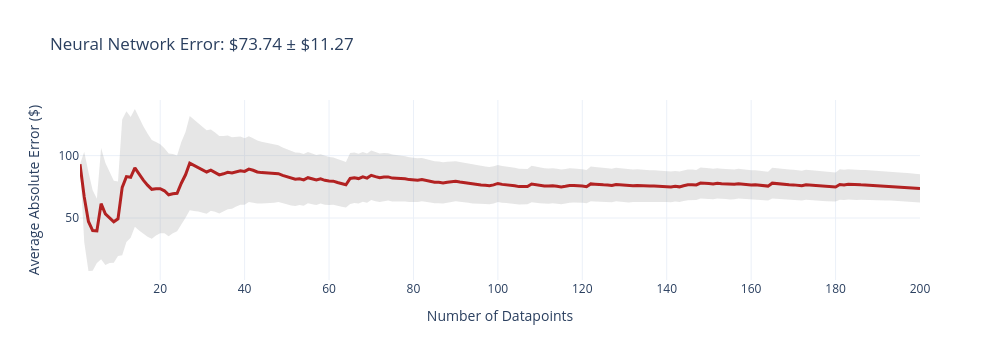
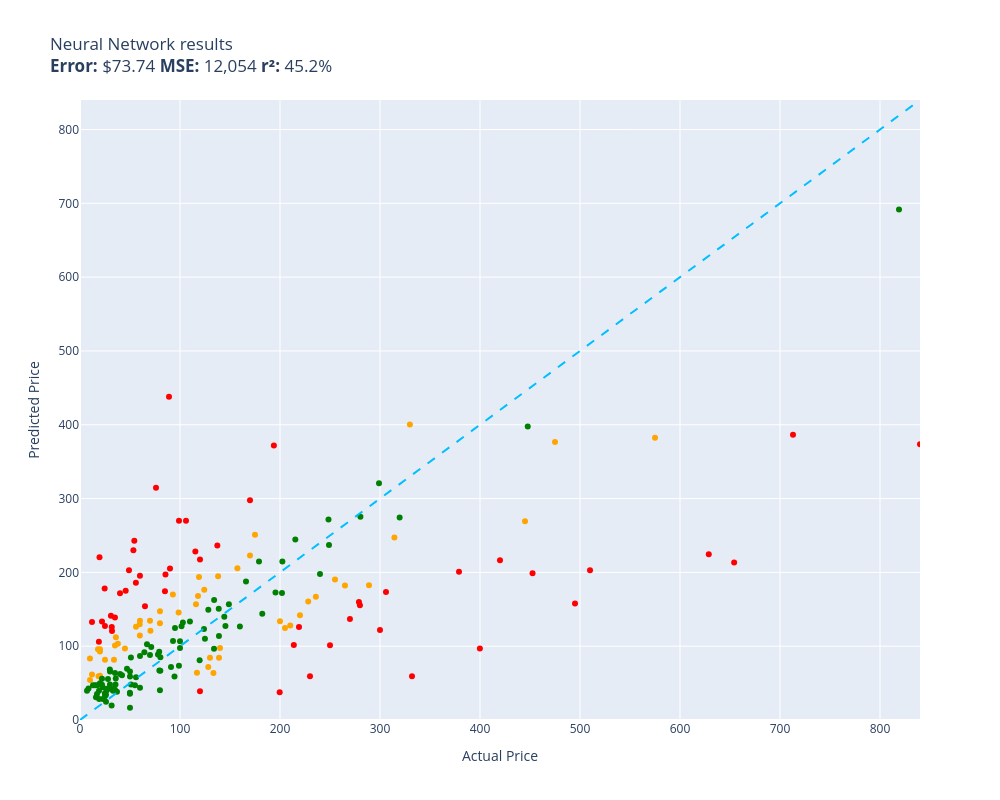

Notebook cell for these charts, in order:
### Code cell
evaluate(neural_network, test)

### Figure 1 — Plotly figure (JSON) as saved in the notebook; plotly's stock layout.template omitted (floating-point values rounded to 4 significant figures; data arrays with more than 128 entries replaced by an {"elided": "..."} marker saying what was removed)
{"data": [{"fill": "toself", "fillcolor": "rgba(128,128,128,0.2)", "hoverinfo": "skip", "line": {"color": "rgba(255,255,255,0)"}, "name": "95% CI", "showlegend": false, "type": "scatter", "x": {"elided": "400 int values"}, "y": {"elided": "400 float values"}}, {"customdata": {"elided": "200x1 float values"}, "hovertemplate": "n=%{x}<br>Avg Error=$%{y:,.2f}<br>±95% CI=$%{customdata[0]:,.2f}<extra></extra>", "line": {"color": "firebrick", "width": 3}, "mode": "lines", "name": "Cumulative Avg Error", "type": "scatter", "x": {"elided": "200 int values"}, "y": {"elided": "200 float values"}}], "layout": {"height": 360, "showlegend": false, "title": {"text": "Neural Network Error: $73.74 ± $11.27"}, "width": 1000, "xaxis": {"title": {"text": "Number of Datapoints"}}, "yaxis": {"title": {"text": "Average Absolute Error ($)"}}}}

### Figure 2 — Plotly figure (JSON) as saved in the notebook; plotly's stock layout.template omitted (floating-point values rounded to 4 significant figures)
{"data": [{"customdata": [["Old Blood Noise Excess V2 Distortion Cho...\nGuess=$125.93 Actual=$219.00"], ["RBC12-UPC Replacement Battery Cartridge ...\nGuess=$59.38 Actual=$229.99"], ["Bam France 2002XL Contoured Hightech Bla...\nGuess=$386.32 Actual=$713.00"], ["Metabo HPT 36V MultiVolt™ Cordless Rotar...\nGuess=$200.75 Actual=$379.00"], ["Innovative Percussion CB-6 Chamois Bass ...\nGuess=$242.81 Actual=$54.32"], ["HK SYSTEMS 13\" Heavy Duty Black \"Push\" O...\nGuess=$174.42 Actual=$84.95"], ["Bam Trekking 3027SB Single Black Clarine...\nGuess=$59.42 Actual=$332.00"], ["DEWALT 20V MAX* XR Impact Driver with Bl...\nGuess=$198.94 Actual=$452.53"], ["Mini PC, Kinupute Desktop Computer E3-12...\nGuess=$157.82 Actual=$495.00"], ["Deco Mount Pro Tripod Microphone Stand w...\nGuess=$195.43 Actual=$59.95"], ["Scranton & Co 3 Drawer Mobile File Cabin...\nGuess=$228.25 Actual=$115.35"], ["Task T24287 Roman Ogee Router Bit with 1...\nGuess=$185.90 Actual=$55.88"], ["Travelpro Platinum Elite Slim Business L...\nGuess=$101.73 Actual=$213.83"], ["JRready ST6313 DT Deutsch Connector Kit,...\nGuess=$37.69 Actual=$199.68"], ["Baseball Backpacks Large 18 Inch Bookbag...\nGuess=$125.99 Actual=$31.77"], ["Projector, CRAZVIEW Projector with WiFi ...\nGuess=$229.85 Actual=$53.40"], ["MC: Pindicator (Dual Intensity Amber)\nGuess=$171.81 Actual=$40.00"], ["Poison Spyder 10-08-020 Rocker Knocker\nGuess=$224.56 Actual=$628.76"], ["DIMARZIO 204284 DP 163FBK Blues Bucker G...\nGuess=$205.19 Actual=$89.99"], ["BESTILL Wall Mounted Shower Faucet Set, ...\nGuess=$314.59 Actual=$76.00"], ["Trail Gear Twin Stick Kit for Top Shift ...\nGuess=$155.56 Actual=$279.92"], ["Engine Thermostat, Replace 19301-PAA-306...\nGuess=$106.12 Actual=$18.89"], ["Pidoko Kids Train Table, Grey with 90 Pc...\nGuess=$38.97 Actual=$119.97"], ["Satco S9596, 4 Count (Pack of 1), 4.18\nGuess=$132.66 Actual=$12.00"], ["Kingston Brass KS269SN Kingston Clawfoot...\nGuess=$173.59 Actual=$305.99"], ["EMART Photography C Stand with Boom Arm,...\nGuess=$217.52 Actual=$119.99"], ["KOHLER K-1185540-CP Assembly-Slider\nGuess=$175.06 Actual=$45.67"], ["Aeromotive 13304 Regulator, X1 Adjustabl...\nGuess=$136.68 Actual=$269.95"], ["Royal Designs, Inc. Decorative Abundant ...\nGuess=$127.21 Actual=$24.95"], ["Canon Sure Shot 90u 35mm Date Camera\nGuess=$96.73 Actual=$399.89"], ["Wilkinson LOW GAUSS Vintage Tone Strat S...\nGuess=$141.36 Actual=$30.93"], ["Ibanez M510OVS Acoustic Mandolin in Vint...\nGuess=$297.65 Actual=$169.99"], ["Berta (6 Pieces) 1-1/4 inch Overlay, 90 ...\nGuess=$178.08 Actual=$24.66"], ["CradlePoint Compact Broadband Router (CB...\nGuess=$438.04 Actual=$89.00"], ["Auertech Portable Washing Machine, 14lbs...\nGuess=$269.97 Actual=$98.99"], ["Evan Fischer Radiator Cooling Fan Assemb...\nGuess=$236.28 Actual=$137.34"], ["ECCPP Power Steering Pump for 2009-2010 ...\nGuess=$197.27 Actual=$85.48"], ["UPR Mach 1 Chin Spoiler Fits 94-98 Musta...\nGuess=$154.00 Actual=$64.99"], ["Music Hall pa15.3 MM/MC Phono Preamplifi...\nGuess=$101.37 Actual=$250.00"], ["Lorell Bell Chair Glide, 2.5\", Black\nGuess=$220.51 Actual=$19.50"], ["4 Inches Rolled Muffler Tip Catback Exha...\nGuess=$372.01 Actual=$193.88"], ["CTLAMP XL-2100 Professional Quality XL-2...\nGuess=$120.69 Actual=$32.00"], ["Competition Clutch Disc and Pressure Pla...\nGuess=$202.78 Actual=$510.00"], ["KUNFINE Android Radio CarPlay & Android ...\nGuess=$269.83 Actual=$106.00"], ["VIPMOTOZ Sequential Turn Signal Premium ...\nGuess=$159.81 Actual=$278.94"], ["A-Premium Front Suspension Steering Knuc...\nGuess=$202.96 Actual=$48.99"], ["Dell XPS 13 9343-2727SLV 13.3\" Full HD S...\nGuess=$373.46 Actual=$839.99"], ["Pacific Drums PDCM1618TTRB 16 x 18 Inche...\nGuess=$216.26 Actual=$419.99"], ["Empava 24\" Single Wall Ovens 10 Cooking ...\nGuess=$213.46 Actual=$654.14"], ["HP Laserjet 2100 Laser Printer W/Test Pr...\nGuess=$121.87 Actual=$299.98"], ["VTech Strum and Jam Kidi Musical Guitar ...\nGuess=$133.43 Actual=$21.99"], ["Jada Toys Ryan's World Combo Panda Airli...\nGuess=$138.79 Actual=$34.94"]], "hovertemplate": "%{customdata[0]}<extra></extra>", "legendgroup": "red", "marker": {"color": "red", "size": 6, "symbol": "circle"}, "mode": "markers", "name": "red", "orientation": "v", "showlegend": true, "type": "scatter", "x": [219.0, 230.0, 713.0, 379.0, 54.32, 84.95, 332.0, 452.5, 495.0, 59.95, 115.3, 55.88, 213.8, 199.7, 31.77, 53.4, 40.0, 628.8, 89.99, 76.0, 279.9, 18.89, 120.0, 12.0, 306.0, 120.0, 45.67, 269.9, 24.95, 399.9, 30.93, 170.0, 24.66, 89.0, 98.99, 137.3, 85.48, 64.99, 250.0, 19.5, 193.9, 32.0, 510.0, 106.0, 278.9, 48.99, 840.0, 420.0, 654.1, 300.0, 21.99, 34.94], "xaxis": "x", "y": [125.9, 59.38, 386.3, 200.7, 242.8, 174.4, 59.42, 198.9, 157.8, 195.4, 228.3, 185.9, 101.7, 37.69, 126.0, 229.8, 171.8, 224.6, 205.2, 314.6, 155.6, 106.1, 38.97, 132.7, 173.6, 217.5, 175.1, 136.7, 127.2, 96.73, 141.4, 297.6, 178.1, 438.0, 270.0, 236.3, 197.3, 154.0, 101.4, 220.5, 372.0, 120.7, 202.8, 269.8, 159.8, 203.0, 373.5, 216.3, 213.5, 121.9, 133.4, 138.8], "yaxis": "y"}, {"customdata": [["telpo Headlight Assembly Fit For 15 Camr...\nGuess=$156.83 Actual=$115.99"], ["Pump Head TBVECHI 175PSI 4KW 5.5HP 21CFM...\nGuess=$400.50 Actual=$329.90"], ["46mm Digital Pro High-Resolution Close-U...\nGuess=$95.97 Actual=$19.99"], ["APS iBoard 6-inch Aluminum (Black Powder...\nGuess=$127.86 Actual=$210.23"], ["PEMP E65 E66 CDC Simulate Optical Fiber ...\nGuess=$193.57 Actual=$119.00"], ["SKB iSeries 3i-13096-6KP Case for BlackM...\nGuess=$251.15 Actual=$174.99"], ["June Garden 12\" Sweet Dolly Charlotte - ...\nGuess=$60.11 Actual=$19.99"], ["Aolemi Oil Rubbed Bronze Single Function...\nGuess=$145.51 Actual=$98.65"], ["Evergreen HSHB2005 Cylinder Head Gasket ...\nGuess=$129.72 Actual=$59.69"], ["Southwire 120V/15A Right Angle User Atta...\nGuess=$103.39 Actual=$37.87"], ["15\" Locking Shower Head Extension Arm in...\nGuess=$131.14 Actual=$79.95"], ["Tidal Front + Rear Fender Flares 4PC Poc...\nGuess=$190.20 Actual=$254.99"], ["Dakota Alert MURS Alert Probe Sensor - M...\nGuess=$141.83 Actual=$219.99"], ["DALDED LED Light Kit for Lego Sonic Gree...\nGuess=$81.57 Actual=$24.99"], ["152MM Hole Saws M42 Bi-Metal High Speed ...\nGuess=$95.72 Actual=$17.99"], ["3D Tree Hole Branches 075 Stair Risers D...\nGuess=$84.19 Actual=$129.99"], ["KOHLER 18865-CP Filtered Water Faucet, P...\nGuess=$376.67 Actual=$475.00"], ["Laisomeke Waterproof Junction Box, Unive...\nGuess=$61.68 Actual=$11.99"], ["Sumerain S1339CM Double Handle Widesprea...\nGuess=$167.04 Actual=$235.86"], ["Lighted Triangle Mirror Cabinet Bathroom...\nGuess=$269.13 Actual=$445.00"], ["Beck/Arnley 0421945 Air Filter\nGuess=$112.01 Actual=$35.87"], ["Dell Optiplex 390 Desktop Computer i3 3....\nGuess=$176.42 Actual=$124.27"], ["IQShield Screen Protector Compatible wit...\nGuess=$83.48 Actual=$9.95"], ["Neporal Full Spectrum Light Bulb, 6000K ...\nGuess=$59.17 Actual=$18.59"], ["LEGO Marvel Avengers War Machine Buster ...\nGuess=$134.61 Actual=$59.95"], ["Pioneer 2AM401-BN Two Handle Kitchen Fau...\nGuess=$160.63 Actual=$228.22"], ["LSSAGOON Backpack for Women Teen Kids Gi...\nGuess=$81.70 Actual=$33.99"], ["Grey Pneumatic 1311SD Impact Socket Set\nGuess=$205.61 Actual=$157.43"], ["Walker Exhaust Ultra EPA 16478 Direct Fi...\nGuess=$382.29 Actual=$574.99"], ["4pc Wheel Spacers Adapters 4\" (2inch Per...\nGuess=$64.04 Actual=$116.95"], ["Urth 62mm UV, Circular Polarizing (CPL),...\nGuess=$84.40 Actual=$139.00"], ["LSI Broadcom SAS 9300-8i 8-port 12Gb/s S...\nGuess=$168.06 Actual=$118.00"], ["AC Compressor & A/C Kit For BMW 335i 335...\nGuess=$247.21 Actual=$314.41"], ["Chalkboard Name Badges with Magnetic Bac...\nGuess=$92.89 Actual=$19.95"], ["Linkloos Solar Street Lights Outdoor Wat...\nGuess=$126.27 Actual=$55.99"], ["Pyle Wireless Rear View Backup Camera - ...\nGuess=$120.76 Actual=$70.45"], ["Universal Power Group 12V 100Ah Sealed L...\nGuess=$133.90 Actual=$199.99"], ["Hp Pavilion P7-1257c Motherboard Aahd3-h...\nGuess=$114.40 Actual=$59.86"], ["SP Air Corporation SP-8102BU 1/4-Inch He...\nGuess=$124.55 Actual=$204.99"], ["Skullcandy Hesh Evo Bluetooth Headphones...\nGuess=$134.34 Actual=$69.99"], ["ROHL WSGUM3018WH Wire Sink Grids, White\nGuess=$71.80 Actual=$128.28"], ["ASUS VY279HE-W 27” 1080P Monitor - White...\nGuess=$194.82 Actual=$138.10"], ["200 ' feet True 14 Gauge AWG CCA Speaker...\nGuess=$96.75 Actual=$44.95"], ["APS iBoard (304 Stainless Steel Polished...\nGuess=$182.16 Actual=$264.95"], ["StonKraft Brass Chess Board Game Set wit...\nGuess=$97.43 Actual=$140.00"], ["Audio Techinca ATW-T1002 System 10 Handh...\nGuess=$182.59 Actual=$289.00"], ["Replacement Remote Control fit for Sony ...\nGuess=$54.14 Actual=$9.99"], ["Blanco 230966 Valea Stainless Steel Sink...\nGuess=$170.06 Actual=$92.88"], ["Targus CityGear Durable Backpack, Black,...\nGuess=$63.51 Actual=$133.43"], ["STICKGOO Peel and Stick Backsplash for K...\nGuess=$100.77 Actual=$34.99"], ["MonMount Triple Monitor Stand Freestandi...\nGuess=$147.35 Actual=$79.99"], ["Xiaomi Redmi 10 2022 NFC 4G LTE (128GB +...\nGuess=$222.93 Actual=$169.99"]], "hovertemplate": "%{customdata[0]}<extra></extra>", "legendgroup": "orange", "marker": {"color": "orange", "size": 6, "symbol": "circle"}, "mode": "markers", "name": "orange", "orientation": "v", "showlegend": true, "type": "scatter", "x": [116.0, 329.9, 19.99, 210.2, 119.0, 175.0, 19.99, 98.65, 59.69, 37.87, 79.95, 255.0, 220.0, 24.99, 17.99, 130.0, 475.0, 11.99, 235.9, 445.0, 35.87, 124.3, 9.95, 18.59, 59.95, 228.2, 33.99, 157.4, 575.0, 117.0, 139.0, 118.0, 314.4, 19.95, 55.99, 70.45, 200.0, 59.86, 205.0, 69.99, 128.3, 138.1, 44.95, 264.9, 140.0, 289.0, 9.99, 92.88, 133.4, 34.99, 79.99, 170.0], "xaxis": "x", "y": [156.8, 400.5, 95.97, 127.9, 193.6, 251.1, 60.11, 145.5, 129.7, 103.4, 131.1, 190.2, 141.8, 81.57, 95.72, 84.19, 376.7, 61.68, 167.0, 269.1, 112.0, 176.4, 83.48, 59.17, 134.6, 160.6, 81.7, 205.6, 382.3, 64.04, 84.4, 168.1, 247.2, 92.89, 126.3, 120.8, 133.9, 114.4, 124.6, 134.3, 71.8, 194.8, 96.75, 182.2, 97.43, 182.6, 54.14, 170.1, 63.51, 100.8, 147.3, 222.9], "yaxis": "y"}, {"customdata": [["NewPower99 Battery Kit for Samsung Galax...\nGuess=$47.09 Actual=$54.95"], ["EXMAX NG-10X Fresnel Lens Focusing Adapt...\nGuess=$88.17 Actual=$69.98"], ["Stand for Raven Pro Document Scanner - P...\nGuess=$68.40 Actual=$29.85"], ["SuppliesOutlet Compatible Toner Cartridg...\nGuess=$139.92 Actual=$144.29"], ["ACDelco GM Original Equipment FW339 Fron...\nGuess=$244.38 Actual=$215.33"], ["8544771 Dryer Heating Element, 279816 Th...\nGuess=$56.22 Actual=$35.74"], ["Panasonic KX-TG6511B DECT 6.0 PLUS Expan...\nGuess=$92.47 Actual=$79.20"], ["LOVE MEI Galaxy S10 Lite Case, Military ...\nGuess=$42.33 Actual=$32.98"], ["GJY Portable TV,10.6 inch Mini TV for AT...\nGuess=$66.97 Actual=$79.36"], ["LD Products Compatible Toner Cartridge R...\nGuess=$65.84 Actual=$49.98"], ["Intermatic PX300 12V 300W Transformer wi...\nGuess=$96.37 Actual=$134.00"], ["CORSAIR Dominator Platinum RGB 32GB (2x1...\nGuess=$123.27 Actual=$124.00"], ["Clementoni 39132.5 Jigsaw Puzzle 1,000 P...\nGuess=$40.41 Actual=$79.95"], ["10GBase-LR SFP+ Transceiver, Handar 10GB...\nGuess=$49.65 Actual=$19.99"], ["GanFindX Portable Car Hand Controls for ...\nGuess=$126.52 Actual=$159.90"], ["KOMPUTERBAY 4GB 2X 2GB DDR2 1066MHz PC2-...\nGuess=$66.81 Actual=$80.34"], ["Canon EOS Rebel T7 Digital SLR Camera wi...\nGuess=$691.79 Actual=$819.00"], ["Mylites+ Standard Comic Book Mylar Sleev...\nGuess=$63.72 Actual=$34.99"], ["Wenger City Upgrade Laptop Backpack with...\nGuess=$127.28 Actual=$145.42"], ["AUTOFREE LED Tail Lights Assembly Compat...\nGuess=$171.96 Actual=$201.99"], ["Adams Check Payment and Deposit Register...\nGuess=$48.03 Actual=$35.49"], ["Fjallraven, Kanken Laptop 15\" Backpack f...\nGuess=$80.91 Actual=$119.65"], ["Diversitech WG840585 Motor, (Ddb) 1/3Hp,...\nGuess=$162.70 Actual=$134.12"], ["Retevis RT68 Soft Earhook Walkie Talkie ...\nGuess=$39.74 Actual=$6.99"], ["Evan-Fischer Front Bumper Cover Compatib...\nGuess=$214.87 Actual=$202.38"], ["Webcem Solar Shed Light Outdoor Indoor, ...\nGuess=$88.73 Actual=$77.96"], ["Festool 492370 Platin 2 S1000 Grit 6-Inc...\nGuess=$71.72 Actual=$91.00"], ["Western Digital Enterprise RE4-GP 2TB SA...\nGuess=$133.28 Actual=$109.95"], ["VLAND LED Smoked Taillights Compatible F...\nGuess=$197.89 Actual=$239.99"], ["PM Auto Front Right Quick Complete Strut...\nGuess=$110.19 Actual=$124.94"], ["Tablet PC Cover Compatible with Lenovo T...\nGuess=$19.68 Actual=$31.61"], ["Miyaya@ Funny Animal Masks Collection fo...\nGuess=$35.39 Actual=$16.99"], ["Ultra Duster Canned Air Net 10 Oz 6-Pack\nGuess=$36.93 Actual=$49.90"], ["Liberty Imports 12 Pack: US Military Toy...\nGuess=$47.22 Actual=$16.98"], ["Ceramic Talavera Mexican Tile 4x4\", 9 Pi...\nGuess=$48.24 Actual=$29.95"], ["Marvel Legends Series X-Men 6-Inch Archa...\nGuess=$73.50 Actual=$98.95"], ["Intrepid International Dressage Letters-...\nGuess=$42.48 Actual=$26.99"], ["ANZO USA 111207 GMC SIERRA 99-06 / YUKON...\nGuess=$143.82 Actual=$182.28"], ["KUNN Small Electrician Tool Pouch Utilit...\nGuess=$47.78 Actual=$21.99"], ["Trim Kit for 2-handle Shower & Tub Valve...\nGuess=$124.69 Actual=$94.99"], ["iPhone 12/12 Pro Nicaragua Guardabarranc...\nGuess=$48.86 Actual=$19.97"], ["Replacement Remote Control for PANASONIC...\nGuess=$41.11 Actual=$34.95"], ["KS K-STORM Replacement Silicone Mushroom...\nGuess=$42.54 Actual=$8.50"], ["4LT LUMINETTE Vanity Opal GLS BSN\nGuess=$97.56 Actual=$99.99"], ["GE RPWF SmartWater Comparable Refrigerat...\nGuess=$38.14 Actual=$36.99"], ["MGP Caliper Covers 39011SACURD Red Powde...\nGuess=$237.24 Actual=$249.00"], ["NewFantasia Replacement Audio Cable with...\nGuess=$42.16 Actual=$31.00"], ["Mikrotik RB3011UIAS-RM RouterBOARD 10xGi...\nGuess=$320.87 Actual=$299.00"], ["MONOCARBON Forged Carbon Fiber Case for ...\nGuess=$43.72 Actual=$59.99"], ["DuraGo 29515020 Front Hub Assembly\nGuess=$149.31 Actual=$128.34"], ["MXR Carbon Copy Deluxe Analog Delay Guit...\nGuess=$172.65 Actual=$195.50"], ["GENUINE VOLVO THERMOSTAT (3.0, 3.2) S60 ...\nGuess=$132.14 Actual=$102.85"], ["USB Charger, CIVIE High Speed 60W Multip...\nGuess=$30.73 Actual=$15.99"], ["Cardone 84-58642 New HEI Electronic Dist...\nGuess=$187.56 Actual=$165.99"], ["Kastar Battery Pack Replacement for Sony...\nGuess=$48.01 Actual=$19.99"], ["18 Inch White Undermount Kitchen Sink - ...\nGuess=$214.82 Actual=$179.00"], ["New Replacement seat cover fits Yamaha M...\nGuess=$113.79 Actual=$138.95"], ["Amana Tool - SC587 Carbide Tipped 3-Wing...\nGuess=$98.87 Actual=$71.23"], ["AZX Stylus Pencil for Apple iPad Pro 202...\nGuess=$65.59 Actual=$29.99"], ["Raspberry Pi 3 Model B+ Aluminum Case Me...\nGuess=$46.94 Actual=$14.99"], ["LCD Screen for Dell Inspiron 17R 17.3\" H...\nGuess=$91.84 Actual=$64.37"], ["Diversitech UC2436-3 Ultralite Condenser...\nGuess=$84.99 Actual=$80.39"], ["200 Couples Conversation Cards - Enjoy B...\nGuess=$39.74 Actual=$32.97"], ["The Puppet Company - Carpet-Unicorn, Whi...\nGuess=$39.65 Actual=$19.00"], ["KYX Racing Hardened Steel Center Drive S...\nGuess=$69.39 Actual=$46.99"], ["Baumgartens Sicurix Blank PVC ID Cards (...\nGuess=$28.56 Actual=$19.11"], ["OEM Samsung Remote Control Shipped with ...\nGuess=$58.07 Actual=$56.00"], ["Venom Power Terra Hunter R/T+ R/T All-Te...\nGuess=$274.18 Actual=$319.65"], ["Custom Engagement Logo Desk Embosser Sea...\nGuess=$35.55 Actual=$49.95"], ["520 Pieces Christmas Envelope Seal Stick...\nGuess=$24.56 Actual=$25.99"], ["LD Compatible Ink Cartridge Replacement ...\nGuess=$60.65 Actual=$41.99"], ["BestPricedDecals Wine A BIT, You'll Feel...\nGuess=$47.19 Actual=$12.98"], ["VATOS 4 Packs Bubble Machine Gun for Kid...\nGuess=$28.38 Actual=$22.88"], ["Steering Wheel, Carbon Fiber Automotive ...\nGuess=$397.65 Actual=$447.74"], ["BXYJY for Samsung Galaxy Z Fold 3 Case w...\nGuess=$16.69 Actual=$49.99"], ["VONADO Space Wars Colonial Viper MK1 Bui...\nGuess=$62.41 Actual=$39.99"], ["Disney Princess Sparkling Princess Sleep...\nGuess=$36.33 Actual=$24.95"], ["sabermaster TCG Playmat yugioh playmat T...\nGuess=$55.74 Actual=$21.99"], ["Star Wars Die-Cast Metal TITANIUM Series...\nGuess=$44.51 Actual=$22.70"], ["DuraGo BR5330 Front Vented Disc Brake Ro...\nGuess=$127.12 Actual=$101.51"], ["Vinyl Soft Top Roll-up Adjustable Truck ...\nGuess=$156.83 Actual=$148.88"], ["Glovion Music Stand Light, Clip On Piano...\nGuess=$55.44 Actual=$27.99"], ["Samsung DA97-07603B Freezer Ice Maker As...\nGuess=$107.03 Actual=$93.02"], ["Intex River Run Connect Lounge (Four)\nGuess=$59.08 Actual=$94.49"], ["Think Gizmos Build Your Own Robot Toys f...\nGuess=$32.01 Actual=$24.95"], ["PowerSport Front Rear Brakes and Rotors ...\nGuess=$271.52 Actual=$248.51"], ["Viola Bow 4/4 Full Size Carbon Fiber (Bl...\nGuess=$58.87 Actual=$49.99"], ["KZ ZS10 Pro in Ear Monitor Headphone KZ ...\nGuess=$102.68 Actual=$66.99"], ["Fender Hendrix Voodoo Child Coiled Instr...\nGuess=$86.86 Actual=$59.99"], ["W11130208 W10695459 Refrigerator LED Mod...\nGuess=$39.88 Actual=$26.59"], ["Pyle 2x120 Watt Home Audio Speaker Power...\nGuess=$84.75 Actual=$50.92"], ["Garmin 010-12402-10 GT15M-TM Transom-Mou...\nGuess=$150.73 Actual=$138.74"], ["Fitness Center Gym Room Weight Train Dua...\nGuess=$106.60 Actual=$99.99"], ["For Volvo C70 S70 V70 V40 S40 AC Compres...\nGuess=$275.31 Actual=$280.41"], ["Refresh NSF-53 Premium Replacement Refri...\nGuess=$48.15 Actual=$50.99"], ["NICKSTON Red Sparkling Glitter Slim Band...\nGuess=$34.23 Actual=$25.99"]], "hovertemplate": "%{customdata[0]}<extra></extra>", "legendgroup": "green", "marker": {"color": "green", "size": 6, "symbol": "circle"}, "mode": "markers", "name": "green", "orientation": "v", "showlegend": true, "type": "scatter", "x": [54.95, 69.98, 29.85, 144.3, 215.3, 35.74, 79.2, 32.98, 79.36, 49.98, 134.0, 124.0, 79.95, 19.99, 159.9, 80.34, 819.0, 34.99, 145.4, 202.0, 35.49, 119.7, 134.1, 6.99, 202.4, 77.96, 91.0, 110.0, 240.0, 124.9, 31.61, 16.99, 49.9, 16.98, 29.95, 98.95, 26.99, 182.3, 21.99, 94.99, 19.97, 34.95, 8.5, 99.99, 36.99, 249.0, 31.0, 299.0, 59.99, 128.3, 195.5, 102.8, 15.99, 166.0, 19.99, 179.0, 138.9, 71.23, 29.99, 14.99, 64.37, 80.39, 32.97, 19.0, 46.99, 19.11, 56.0, 319.6, 49.95, 25.99, 41.99, 12.98, 22.88, 447.7, 49.99, 39.99, 24.95, 21.99, 22.7, 101.5, 148.9, 27.99, 93.02, 94.49, 24.95, 248.5, 49.99, 66.99, 59.99, 26.59, 50.92, 138.7, 99.99, 280.4, 50.99, 25.99], "xaxis": "x", "y": [47.09, 88.17, 68.4, 139.9, 244.4, 56.22, 92.47, 42.33, 66.97, 65.84, 96.37, 123.3, 40.41, 49.65, 126.5, 66.81, 691.8, 63.72, 127.3, 172.0, 48.03, 80.91, 162.7, 39.74, 214.9, 88.73, 71.72, 133.3, 197.9, 110.2, 19.68, 35.39, 36.93, 47.22, 48.24, 73.5, 42.48, 143.8, 47.78, 124.7, 48.86, 41.11, 42.54, 97.56, 38.14, 237.2, 42.16, 320.9, 43.72, 149.3, 172.6, 132.1, 30.73, 187.6, 48.01, 214.8, 113.8, 98.87, 65.59, 46.94, 91.84, 84.99, 39.74, 39.65, 69.39, 28.56, 58.07, 274.2, 35.55, 24.56, 60.65, 47.19, 28.38, 397.7, 16.69, 62.41, 36.33, 55.74, 44.51, 127.1, 156.8, 55.44, 107.0, 59.08, 32.01, 271.5, 58.87, 102.7, 86.86, 39.88, 84.75, 150.7, 106.6, 275.3, 48.15, 34.23], "yaxis": "y"}, {"hoverinfo": "skip", "line": {"color": "deepskyblue", "dash": "dash", "width": 2}, "mode": "lines", "name": "y = x", "showlegend": false, "type": "scatter", "x": [0, 840.0], "y": [0, 840.0]}], "layout": {"height": 800, "legend": {"title": {"text": "color"}, "tracegroupgap": 0}, "showlegend": false, "title": {"text": "Neural Network results<br><b>Error:</b> $73.74 <b>MSE:</b> 12,054 <b>r²:</b> 45.2%"}, "width": 1000, "xaxis": {"anchor": "y", "domain": [0, 1], "range": [0, 840.0], "title": {"text": "Actual Price"}}, "yaxis": {"anchor": "x", "domain": [0, 1], "range": [0, 840.0], "title": {"text": "Predicted Price"}}}}
